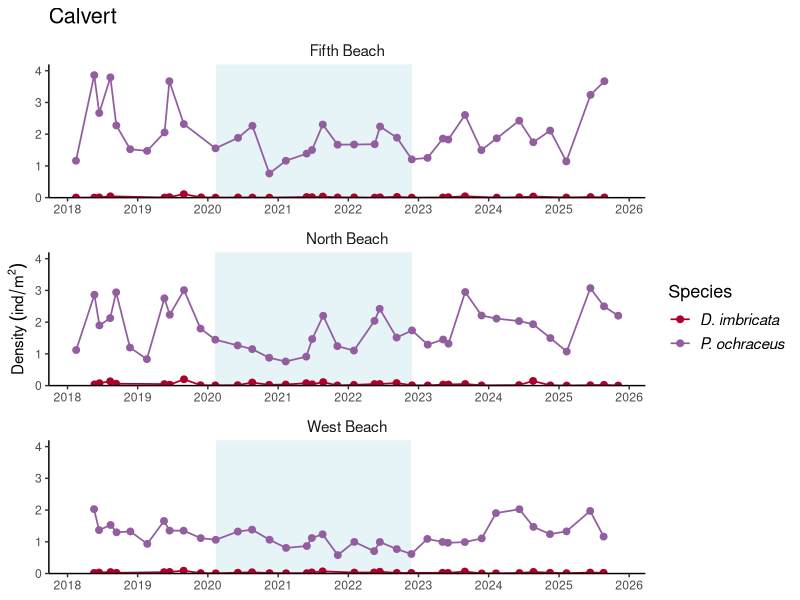
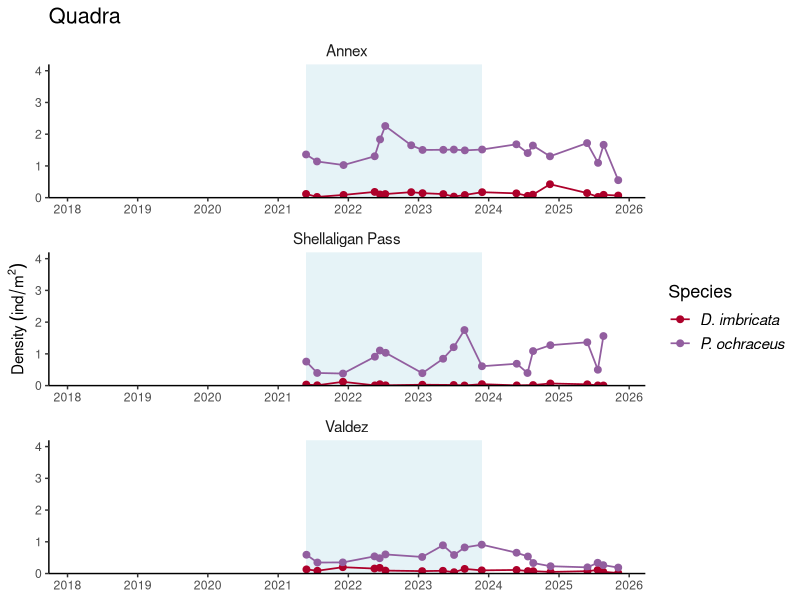
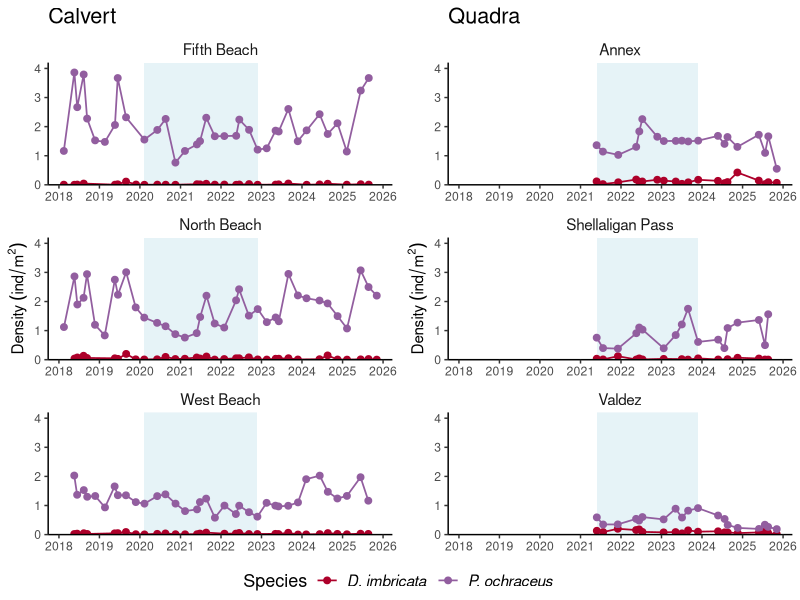
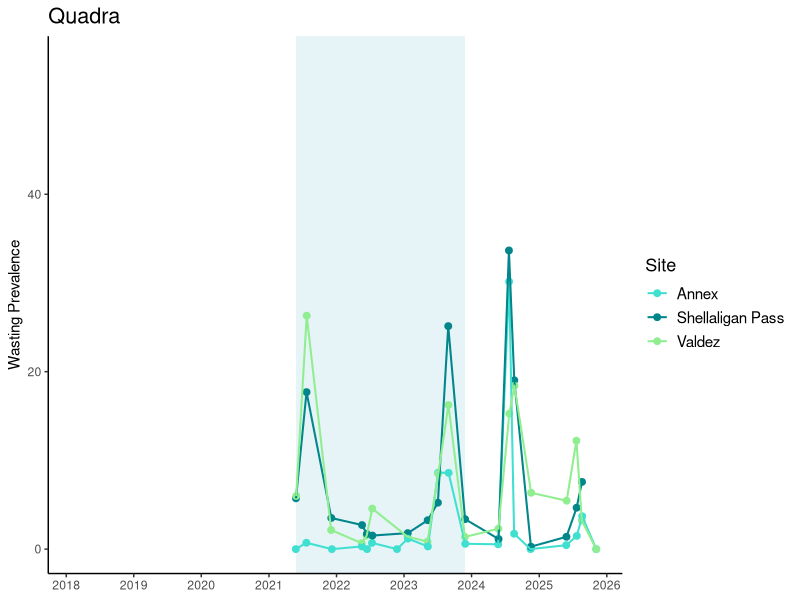
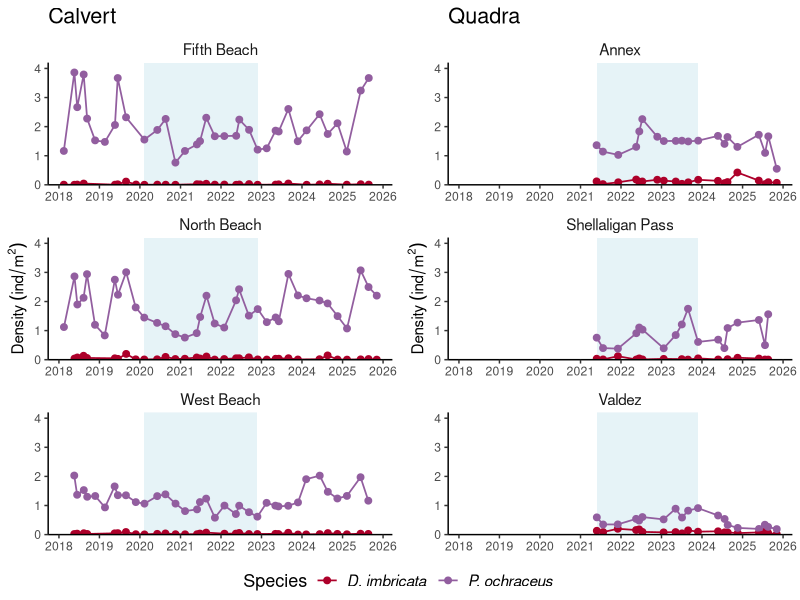

Write the R code that produced these figures, in order. (Note: this script raises an error after producing the figures.)
## ---- chunk 1

#Load in the field data
setwd("C:/Users/Carolyn/Documents/seastar-microbiome-paper/data")

field_data <-read.csv("field_data_all.csv", header = TRUE) 


## ---- chunk 2

library(dplyr)
library(ggplot2)
library(ggtext)
library(ggpubr)
library(tidyr)

## ---- chunk 3

# Seastar Density 
dens_data <- field_data %>%
  subset(scientific_name == 'Pisaster ochraceus'
         | scientific_name == 'Dermasterias imbricata') %>%
  group_by(region, date, site, unit_area_2D, unit_area_3D, scientific_name) %>%
  summarise(total_count = sum(count)) %>%
  ungroup()

# Calculate density
dens_data$density_2D <- dens_data$total_count/dens_data$unit_area_2D
dens_data$density_3D <- dens_data$total_count/dens_data$unit_area_3D

# Create a filter for swabbing date ranges
site_ranges <- tibble(
  site = c("Fifth Beach", "North Beach", "West Beach", "Annex",
           "Shellaligan Pass", "Valdez"),
  start_date = as.Date(c("2020-02-10", "2020-02-09", "2020-02-11",
                         "2021-05-26", "2021-05-27", "2021-05-28")),
  end_date   = as.Date(c("2022-11-27", "2022-11-28", "2022-11-25",
                         "2023-11-28", "2023-11-27", "2023-11-26")))

site_ranges$region <- ifelse(site_ranges$site == 'Fifth Beach'
                             | site_ranges$site == 'North Beach'
                             | site_ranges$site == 'West Beach', 'Calvert',
                             'Quadra')

## ---- chunk 4

dens_data <- dens_data %>%
  left_join(site_ranges, by = c("site", 'region'))

dens_data <- dens_data %>%
  arrange(region, site, scientific_name, date)

dens_data <- dens_data %>%
  mutate(scientific_name = recode(scientific_name,
    "Dermasterias imbricata" = "D. imbricata",
    "Pisaster ochraceus" = "P. ochraceus"
  ))

dens_data$date<-as.Date(dens_data$date)
dens_data$date

# Density plot - Calvert
dens_calvert <- ggplot(subset(dens_data, region == 'Calvert'),
             aes(x = date, y = density_2D, colour = scientific_name)) +
  geom_rect(data = subset(site_ranges, region == 'Calvert'),
            aes(xmin = start_date, xmax = end_date),
            ymin = -Inf,
            ymax = Inf,
            fill = "lightblue",
            alpha = 0.3,
            inherit.aes = FALSE) +
  geom_point(size = 2) +
  geom_line(linewidth = 0.6) +
  labs(title = "Calvert",
       x = 'Year',
       y = bquote(Density~(ind/m^2)),
       colour = 'Species') +
  scale_colour_manual(values = c(
    "P. ochraceus" = "#925E9FFF",
    "D. imbricata" = "#AD002AFF"), labels = c(expression(italic("D. imbricata")),
   expression(italic("P. ochraceus")),"Seawater")) +
  scale_y_continuous(limits = c(0, 4.2),
                     breaks = seq(0, 4, 1),
                     expand = c(0,0)) +
    scale_x_date(date_breaks = '1 year', date_labels = '%Y', limits = as.Date(c("2018-02-14", "2025-11-05"))) +
  xlab(NULL) +
  theme_classic() + facet_wrap(~site, ncol=1, axes = "all_x") +theme(strip.background = element_blank(), strip.text = element_text(size = 11), legend.text = element_text(size = 11), axis.title.y = element_text(size = 11), title = element_text(size = 13))

  #theme(plot.title = ggtext::element_markdown(hjust = 0.5),
        #panel.grid.major.y = element_line(linetype = 'dotted'),
        #axis.text.x = element_text(angle = 45, hjust = 1),
        #axis.text = element_markdown(colour = "black"),
       # axis.ticks = element_line(colour = "black"),
        #strip.text = element_markdown(colour = "black"),
       # legend.text = element_text(face = "italic")) +
   #theme(strip.background = element_blank())

dens_calvert

## ---- chunk 5
# Density plot - Quadra

#want to make x-axis same timeframe as Calvert data
#2018-02-14 to 2025-11-05

dens_quadra <- ggplot(subset(dens_data, region == 'Quadra'),
             aes(x = date, y = density_2D, colour = scientific_name)) +
  geom_rect(data = subset(site_ranges, region == 'Quadra'),
            aes(xmin = start_date, xmax = end_date),
            ymin = -Inf,
            ymax = Inf,
            fill = "lightblue",
            alpha = 0.3,
            inherit.aes = FALSE) +
  geom_point(size = 2) +
  geom_line(linewidth = 0.6) +
  labs(title = "Quadra",
       x = 'Year',
       y = bquote(Density~(ind/m^2)),
       colour = 'Species') +
  scale_colour_manual(values = c(
    "P. ochraceus" = "#925E9FFF",
    "D. imbricata" = "#AD002AFF"), labels = c(expression(italic("D. imbricata")),
   expression(italic("P. ochraceus")),"Seawater")) +
  scale_y_continuous(limits = c(0, 4.2),
                     breaks = seq(0, 4, 1),
                     expand = c(0,0)) +
  scale_x_date(date_breaks = '1 year', date_labels = '%Y', limits = as.Date(c("2018-02-14", "2025-11-05"))) +
    xlab(NULL) +
  theme_classic() + facet_wrap(~site, ncol=1, axes = "all_x") +theme(strip.background = element_blank(), strip.text = element_text(size = 11), legend.text = element_text(size = 11), axis.title.y = element_text(size = 11), title = element_text(size = 13))



dens_quadra


## ---- chunk 6
#combine both density plots
dens_combined<-ggarrange(dens_calvert, dens_quadra,
          #labels = c("", ""),
          ncol = 2, nrow = 1,
          common.legend = TRUE, legend="bottom")

dens_combined

#saving locally to computer
ggsave(plot = dens_combined, filename = "density_combined-rev.jpeg", dpi=300, width=10, height=6, units="in")

# ggsave(plot = dens_combined, filename = "density_combined-rev.pdf", width=10, height=6, units="in")


#ggsave(plot = dens_combined,file.path("C:/Users/Carolyn/Documents/seastar-microbiome-paper/figures","density_combined.jpeg"), dpi=300, width=10, height=6, units="in")


## ---- chunk 7

# Seastar Infection Prevalence
prev_data <- field_data %>% 
  dplyr::filter(scientific_name == "Pisaster ochraceus") %>%
  group_by(region, date, site, month, year, disease_status) %>% 
  summarise(total.count = sum(count)) %>% 
  pivot_wider(values_from = total.count, names_from = disease_status) %>% 
  mutate(unin = sum(`0`), inf = sum(`1`,`2`,`3`,`4`, na.rm = T), 
         prev.prop = ifelse(inf == 0, 0, ifelse(is.na(inf) == T, 0, 
                                                ifelse(is.na(unin) == T,0,  
                                                       inf/(unin+inf)))), 
         prev = prev.prop*100, total.count = unin+inf) %>% 
  ungroup()

# Create a filter for swabbing date ranges
site_ranges <- tibble(
  region = c("Calvert", "Quadra"),
  start_date = as.Date(c("2020-02-09", "2021-05-26")),
  end_date   = as.Date(c("2022-11-28", "2023-11-28")))

prev_data$date <- as.Date(prev_data$date)

prev_data <- prev_data %>% left_join(site_ranges, by = "region")

#custom color palette

library(colorspace)

# Prevalence Plot
prev_plot_quadra<-ggplot(subset(prev_data, region == 'Quadra'),
             aes(x = date, y = prev, colour = site)) +
  geom_rect(data = subset(site_ranges, region == 'Quadra'),
            aes(xmin = start_date, xmax = end_date),
            ymin = -Inf,
            ymax = Inf,
            fill = "lightblue",
            alpha = 0.3,
            inherit.aes = FALSE) +
  geom_point(size = I(2)) +
  geom_line(size = 0.7) +
  labs(x = 'Year',
       y = 'Wasting Prevalence',
       colour = 'Site') +
  ylim(0,(max(prev_data$prev)+0.01)) + 
  scale_x_date(date_breaks = '1 year', date_labels = '%Y', limits = as.Date(c("2018-02-14", "2025-11-05"))) +
  theme_classic() + 
  scale_colour_manual(values = c("turquoise", "turquoise4", "palegreen2")) + 
  ggtitle("Quadra") +
      xlab(NULL) +
  theme_classic() +
  theme(strip.background = element_blank(), strip.text = element_text(size = 11), legend.text = element_text(size = 11), axis.title.y = element_text(size = 11), title = element_text(size = 13))

  

prev_plot_quadra


### now Calvert
prev_plot_calvert<-ggplot(subset(prev_data, region == 'Calvert'),
             aes(x = date, y = prev, colour = site)) +
  geom_rect(data = subset(site_ranges, region == 'Calvert'),
            aes(xmin = as.numeric(start_date), xmax = as.numeric(end_date)),
            ymin = -Inf,
            ymax = Inf,
            fill = "lightblue",
            alpha = 0.3,
            inherit.aes = FALSE) +
  geom_point(size = I(2)) +
  geom_line(size = 0.7) +
  #facet_wrap(~region, ncol=1, axes = "all_x") +
  labs(x = 'Year',
       y = 'Wasting Prevalence',
       colour = 'Site') +
  ylim(0,(max(prev_data$prev)+0.01)) + 
  scale_x_date(date_breaks = '1 year', date_labels = '%Y', limits = as.Date(c("2018-02-14", "2025-11-05"))) +
  theme_classic() + 
  scale_colour_manual(values = c( "#C97A00", "#FDAE6B", "#E6550D")) +  
  ggtitle("Calvert") +
 xlab(NULL) +
  theme_classic() +
  theme(strip.background = element_blank(), strip.text = element_text(size = 11), legend.text = element_text(size = 11), axis.title.y = element_text(size = 11), title = element_text(size = 13))


prev_plot_calvert


## ---- chunk 8
prev_combined<-ggarrange(prev_plot_calvert, prev_plot_quadra,
          labels = c(""),
          ncol = 1, nrow = 2,
          common.legend = FALSE)

prev_combined

#saving locally to computer
ggsave(plot = prev_combined, filename ="prev_combined-rev.jpeg", dpi=300, width=8, height=6, units="in")

# ggsave(plot = prev_combined, filename ="prev_combined-rev.pdf", dpi=300, width=10, height=6, units="in")


#ggsave(plot = prev_combined,file.path("C:/Users/Carolyn/Documents/seastar-microbiome-paper/figures","prev_combined.jpeg"), dpi=300, width=10, height=6, units="in")
